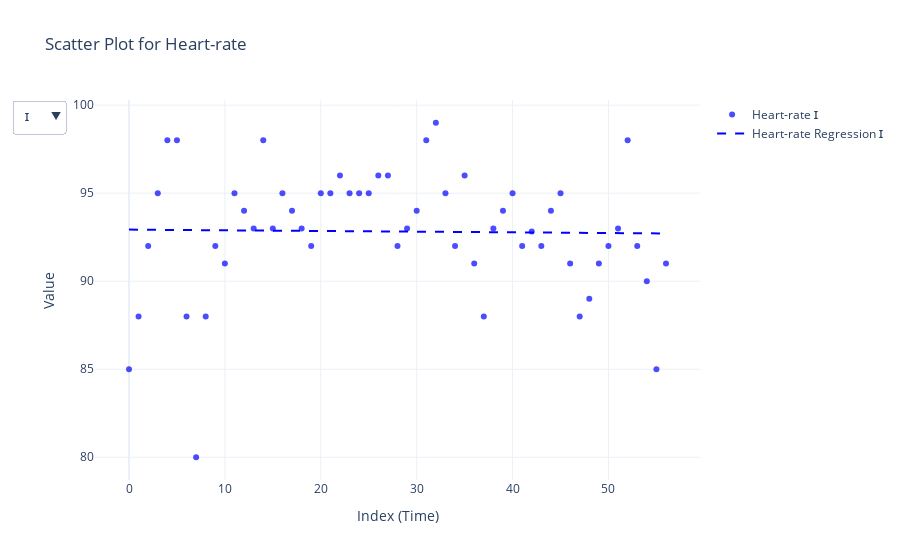

Source (notebook cell):
### Markdown cell above
###  **Interactive Summary Table for Heart rate**
### **Linear regression for Heart-rate**

### Code cell
# Define column names for Heart-rate
heart_rate_columns = ['Heart-rate-Z', 'Heart-rate-R', 'Heart-rate-O', 'Heart-rate-J']
roman_labels = ['Ⅰ', 'Ⅱ', 'Ⅲ', 'Ⅳ']

fig = go.Figure()
summary_stats = []

# Creating dropdown options
dropdown_options = []
for i, (heart_col, roman) in enumerate(zip(heart_rate_columns, roman_labels)):
    heart_data = pd.to_numeric(df_filled[heart_col], errors='coerce').dropna()
    aligned_index = df_filled.index[df_filled[heart_col].notna()]  # Keep only valid indices


    # Linear regression for Heart-rate
    if len(heart_data) > 1:
        heart_slope, heart_intercept, _, _, _ = stats.linregress(aligned_index, heart_data)
    else:
        heart_slope, heart_intercept = 0, heart_data.mean() if not heart_data.empty else 0

    # Summary Statistics
    summary_stats.append(
        pd.DataFrame({
            "Metric": ["Mean", "Std Dev", "Skewness", "Kurtosis", "Normality Test p-value"],
            "Heart-rate (bpm)": [heart_data.mean(), heart_data.std(), heart_data.skew(), heart_data.kurtosis(), stats.normaltest(heart_data).pvalue if len(heart_data) > 2 else None]
        })
    )

    # Scatter plot for Heart-rate
    fig.add_trace(go.Scatter(
        x=df_filled.index, 
        y=heart_data, 
        mode='markers', 
        name=f'Heart-rate {roman}',
        marker=dict(size=6, opacity=0.7, color='blue'),
        visible=(i == 0)
    ))

    # Regression line for Heart-rate
    fig.add_trace(go.Scatter(
        x=df_filled.index, 
        y=heart_slope * df_filled.index + heart_intercept,
        mode='lines',
        name=f'Heart-rate Regression {roman}',
        line=dict(dash='dash', color='blue'),
        visible=(i == 0)
    ))

    dropdown_options.append(
        dict(label=roman,
             method="update",
             args=[{"visible": [j // 4 == i for j in range(4 * len(roman_labels))]},
                   {"title": f"Scatter Plot & Regression - {roman}"}])
    )

fig.update_layout(
    title="Scatter Plot for Heart-rate",
    xaxis_title="Index (Time)",
    yaxis_title="Value",
    updatemenus=[dict(buttons=dropdown_options, direction="down", showactive=True)],
    template="plotly_white"
)

fig.show()

# **Interactive Summary Table**
# Dropdown Widget
dropdown = widgets.Dropdown(
    options=list(zip(roman_labels, range(len(roman_labels)))),
    description='User:',
    style={'description_width': 'initial'}
)

# Output Widget
out = Output()

# Function to update summary table
def update_summary(change):
    with out:
        out.clear_output(wait=True)
        display(summary_stats[change.new])

# Connect dropdown to function
dropdown.observe(update_summary, names='value')

# Show initial table
with out:
    display(summary_stats[0])

# Display Dropdown + Table
display(VBox([dropdown, out]))

### Figure 1 — Plotly figure (JSON) as saved in the notebook; plotly's stock layout.template omitted (floating-point values rounded to 4 significant figures)
{"data": [{"marker": {"color": "blue", "opacity": 0.7, "size": 6}, "mode": "markers", "name": "Heart-rate Ⅰ", "type": "scatter", "visible": true, "x": [0, 1, 2, 3, 4, 5, 6, 7, 8, 9, 10, 11, 12, 13, 14, 15, 16, 17, 18, 19, 20, 21, 22, 23, 24, 25, 26, 27, 28, 29, 30, 31, 32, 33, 34, 35, 36, 37, 38, 39, 40, 41, 42, 43, 44, 45, 46, 47, 48, 49, 50, 51, 52, 53, 54, 55, 56], "y": [85, 88, 92, 95, 98, 98, 88, 80, 88, 92, 91, 95, 94, 93, 98, 93, 95, 94, 93, 92, 95, 95, 96, 95, 95, 95, 96, 96, 92, 93, 94, 98, 99, 95, 92, 96, 91, 88, 93, 94, 95, 92, 92.82, 92, 94, 95, 91, 88, 89, 91, 92, 93, 98, 92, 90, 85, 91]}, {"line": {"color": "blue", "dash": "dash"}, "mode": "lines", "name": "Heart-rate Regression Ⅰ", "type": "scatter", "visible": true, "x": [0, 1, 2, 3, 4, 5, 6, 7, 8, 9, 10, 11, 12, 13, 14, 15, 16, 17, 18, 19, 20, 21, 22, 23, 24, 25, 26, 27, 28, 29, 30, 31, 32, 33, 34, 35, 36, 37, 38, 39, 40, 41, 42, 43, 44, 45, 46, 47, 48, 49, 50, 51, 52, 53, 54, 55, 56], "y": [92.93, 92.93, 92.92, 92.92, 92.91, 92.91, 92.91, 92.9, 92.9, 92.89, 92.89, 92.89, 92.88, 92.88, 92.88, 92.87, 92.87, 92.86, 92.86, 92.86, 92.85, 92.85, 92.84, 92.84, 92.84, 92.83, 92.83, 92.83, 92.82, 92.82, 92.81, 92.81, 92.81, 92.8, 92.8, 92.79, 92.79, 92.79, 92.78, 92.78, 92.78, 92.77, 92.77, 92.76, 92.76, 92.76, 92.75, 92.75, 92.74, 92.74, 92.74, 92.73, 92.73, 92.73, 92.72, 92.72, 92.71]}, {"marker": {"color": "blue", "opacity": 0.7, "size": 6}, "mode": "markers", "name": "Heart-rate Ⅱ", "type": "scatter", "visible": false, "x": [0, 1, 2, 3, 4, 5, 6, 7, 8, 9, 10, 11, 12, 13, 14, 15, 16, 17, 18, 19, 20, 21, 22, 23, 24, 25, 26, 27, 28, 29, 30, 31, 32, 33, 34, 35, 36, 37, 38, 39, 40, 41, 42, 43, 44, 45, 46, 47, 48, 49, 50, 51, 52, 53, 54, 55, 56], "y": [77, 74, 79, 74, 72, 65, 71, 77, 74, 73, 72.71, 79, 72.71, 78, 74, 74, 70, 70, 68, 76, 73, 76, 67, 74, 72, 69, 67, 63, 63, 65, 68, 71, 68, 75, 76, 75, 72, 67, 75, 74, 73, 79, 79, 73, 74, 78, 75, 86, 86, 63, 70, 70, 68, 67, 76, 74, 73]}, {"line": {"color": "blue", "dash": "dash"}, "mode": "lines", "name": "Heart-rate Regression Ⅱ", "type": "scatter", "visible": false, "x": [0, 1, 2, 3, 4, 5, 6, 7, 8, 9, 10, 11, 12, 13, 14, 15, 16, 17, 18, 19, 20, 21, 22, 23, 24, 25, 26, 27, 28, 29, 30, 31, 32, 33, 34, 35, 36, 37, 38, 39, 40, 41, 42, 43, 44, 45, 46, 47, 48, 49, 50, 51, 52, 53, 54, 55, 56], "y": [72.64, 72.64, 72.65, 72.65, 72.65, 72.65, 72.66, 72.66, 72.66, 72.66, 72.67, 72.67, 72.67, 72.67, 72.68, 72.68, 72.68, 72.68, 72.69, 72.69, 72.69, 72.69, 72.69, 72.7, 72.7, 72.7, 72.7, 72.71, 72.71, 72.71, 72.71, 72.72, 72.72, 72.72, 72.72, 72.73, 72.73, 72.73, 72.73, 72.74, 72.74, 72.74, 72.74, 72.74, 72.75, 72.75, 72.75, 72.75, 72.76, 72.76, 72.76, 72.76, 72.77, 72.77, 72.77, 72.77, 72.78]}, {"marker": {"color": "blue", "opacity": 0.7, "size": 6}, "mode": "markers", "name": "Heart-rate Ⅲ", "type": "scatter", "visible": false, "x": [0, 1, 2, 3, 4, 5, 6, 7, 8, 9, 10, 11, 12, 13, 14, 15, 16, 17, 18, 19, 20, 21, 22, 23, 24, 25, 26, 27, 28, 29, 30, 31, 32, 33, 34, 35, 36, 37, 38, 39, 40, 41, 42, 43, 44, 45, 46, 47, 48, 49, 50, 51, 52, 53, 54, 55, 56], "y": [63, 71, 72, 62, 71, 74, 71, 71, 74, 64, 78, 77, 72, 74, 70, 76, 73, 68, 71, 72, 74, 71, 71, 69, 65, 65, 64, 70, 72, 68, 66, 73, 70, 69, 71, 64, 68, 70, 71, 62, 75, 68, 64, 69, 71, 78, 66, 73, 73, 69, 74, 73, 75, 66, 73, 73, 66]}, {"line": {"color": "blue", "dash": "dash"}, "mode": "lines", "name": "Heart-rate Regression Ⅲ", "type": "scatter", "visible": false, "x": [0, 1, 2, 3, 4, 5, 6, 7, 8, 9, 10, 11, 12, 13, 14, 15, 16, 17, 18, 19, 20, 21, 22, 23, 24, 25, 26, 27, 28, 29, 30, 31, 32, 33, 34, 35, 36, 37, 38, 39, 40, 41, 42, 43, 44, 45, 46, 47, 48, 49, 50, 51, 52, 53, 54, 55, 56], "y": [70.37, 70.36, 70.36, 70.35, 70.35, 70.34, 70.34, 70.33, 70.33, 70.32, 70.32, 70.31, 70.31, 70.3, 70.3, 70.29, 70.29, 70.28, 70.28, 70.27, 70.27, 70.26, 70.26, 70.25, 70.25, 70.24, 70.24, 70.23, 70.23, 70.22, 70.22, 70.21, 70.21, 70.2, 70.2, 70.19, 70.19, 70.18, 70.18, 70.17, 70.17, 70.16, 70.16, 70.15, 70.15, 70.14, 70.14, 70.13, 70.13, 70.12, 70.12, 70.11, 70.11, 70.1, 70.1, 70.09, 70.09]}, {"marker": {"color": "blue", "opacity": 0.7, "size": 6}, "mode": "markers", "name": "Heart-rate Ⅳ", "type": "scatter", "visible": false, "x": [0, 1, 2, 3, 4, 5, 6, 7, 8, 9, 10, 11, 12, 13, 14, 15, 16, 17, 18, 19, 20, 21, 22, 23, 24, 25, 26, 27, 28, 29, 30, 31, 32, 33, 34, 35, 36, 37, 38, 39, 40, 41, 42, 43, 44, 45, 46, 47, 48, 49, 50, 51, 52, 53, 54, 55, 56], "y": [64, 71, 65, 65, 66, 57, 57, 58, 60, 72, 62, 59, 60, 58, 59, 57, 77, 59, 62, 61, 63, 62, 56, 58, 58, 60, 58, 54, 60, 50, 52, 58, 58, 59, 59, 56, 57, 59, 60, 55, 60, 63, 62, 67, 68, 59, 64, 67, 65, 61, 60, 62, 61, 59, 64, 55, 68]}, {"line": {"color": "blue", "dash": "dash"}, "mode": "lines", "name": "Heart-rate Regression Ⅳ", "type": "scatter", "visible": false, "x": [0, 1, 2, 3, 4, 5, 6, 7, 8, 9, 10, 11, 12, 13, 14, 15, 16, 17, 18, 19, 20, 21, 22, 23, 24, 25, 26, 27, 28, 29, 30, 31, 32, 33, 34, 35, 36, 37, 38, 39, 40, 41, 42, 43, 44, 45, 46, 47, 48, 49, 50, 51, 52, 53, 54, 55, 56], "y": [61.39, 61.37, 61.35, 61.33, 61.31, 61.29, 61.27, 61.25, 61.23, 61.2, 61.18, 61.16, 61.14, 61.12, 61.1, 61.08, 61.06, 61.04, 61.02, 61.0, 60.97, 60.95, 60.93, 60.91, 60.89, 60.87, 60.85, 60.83, 60.81, 60.79, 60.77, 60.74, 60.72, 60.7, 60.68, 60.66, 60.64, 60.62, 60.6, 60.58, 60.56, 60.53, 60.51, 60.49, 60.47, 60.45, 60.43, 60.41, 60.39, 60.37, 60.35, 60.33, 60.3, 60.28, 60.26, 60.24, 60.22]}], "layout": {"title": {"text": "Scatter Plot for Heart-rate"}, "updatemenus": [{"buttons": [{"args": [{"visible": [true, true, true, true, false, false, false, false, false, false, false, false, false, false, false, false]}, {"title": "Scatter Plot & Regression - Ⅰ"}], "label": "Ⅰ", "method": "update"}, {"args": [{"visible": [false, false, false, false, true, true, true, true, false, false, false, false, false, false, false, false]}, {"title": "Scatter Plot & Regression - Ⅱ"}], "label": "Ⅱ", "method": "update"}, {"args": [{"visible": [false, false, false, false, false, false, false, false, true, true, true, true, false, false, false, false]}, {"title": "Scatter Plot & Regression - Ⅲ"}], "label": "Ⅲ", "method": "update"}, {"args": [{"visible": [false, false, false, false, false, false, false, false, false, false, false, false, true, true, true, true]}, {"title": "Scatter Plot & Regression - Ⅳ"}], "label": "Ⅳ", "method": "update"}], "direction": "down", "showactive": true}], "xaxis": {"title": {"text": "Index (Time)"}}, "yaxis": {"title": {"text": "Value"}}}}
